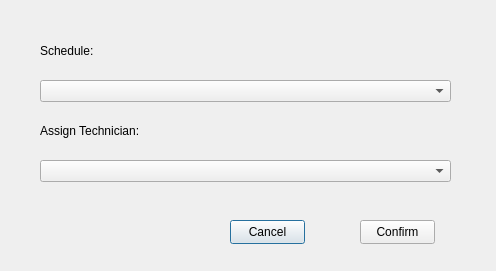
<?xml version="1.0" encoding="UTF-8"?>
<ui version="4.0">
 <class>dialog</class>
 <widget class="QDialog" name="dialog">
  <property name="geometry">
   <rect>
    <x>0</x>
    <y>0</y>
    <width>496</width>
    <height>271</height>
   </rect>
  </property>
  <property name="windowTitle">
   <string>Dialog</string>
  </property>
  <widget class="QLabel" name="label_5">
   <property name="geometry">
    <rect>
     <x>40</x>
     <y>120</y>
     <width>121</width>
     <height>21</height>
    </rect>
   </property>
   <property name="text">
    <string>Assign Technician:</string>
   </property>
  </widget>
  <widget class="QComboBox" name="techbox">
   <property name="geometry">
    <rect>
     <x>40</x>
     <y>160</y>
     <width>411</width>
     <height>22</height>
    </rect>
   </property>
  </widget>
  <widget class="QPushButton" name="cancelBtn">
   <property name="geometry">
    <rect>
     <x>230</x>
     <y>220</y>
     <width>75</width>
     <height>24</height>
    </rect>
   </property>
   <property name="text">
    <string>Cancel</string>
   </property>
  </widget>
  <widget class="QPushButton" name="confirBtn">
   <property name="geometry">
    <rect>
     <x>360</x>
     <y>220</y>
     <width>75</width>
     <height>24</height>
    </rect>
   </property>
   <property name="text">
    <string>Confirm</string>
   </property>
  </widget>
  <widget class="QComboBox" name="techbox_2">
   <property name="geometry">
    <rect>
     <x>40</x>
     <y>80</y>
     <width>411</width>
     <height>22</height>
    </rect>
   </property>
  </widget>
  <widget class="QLabel" name="label_6">
   <property name="geometry">
    <rect>
     <x>40</x>
     <y>40</y>
     <width>121</width>
     <height>21</height>
    </rect>
   </property>
   <property name="text">
    <string>Schedule:</string>
   </property>
  </widget>
 </widget>
 <resources/>
 <connections/>
</ui>
